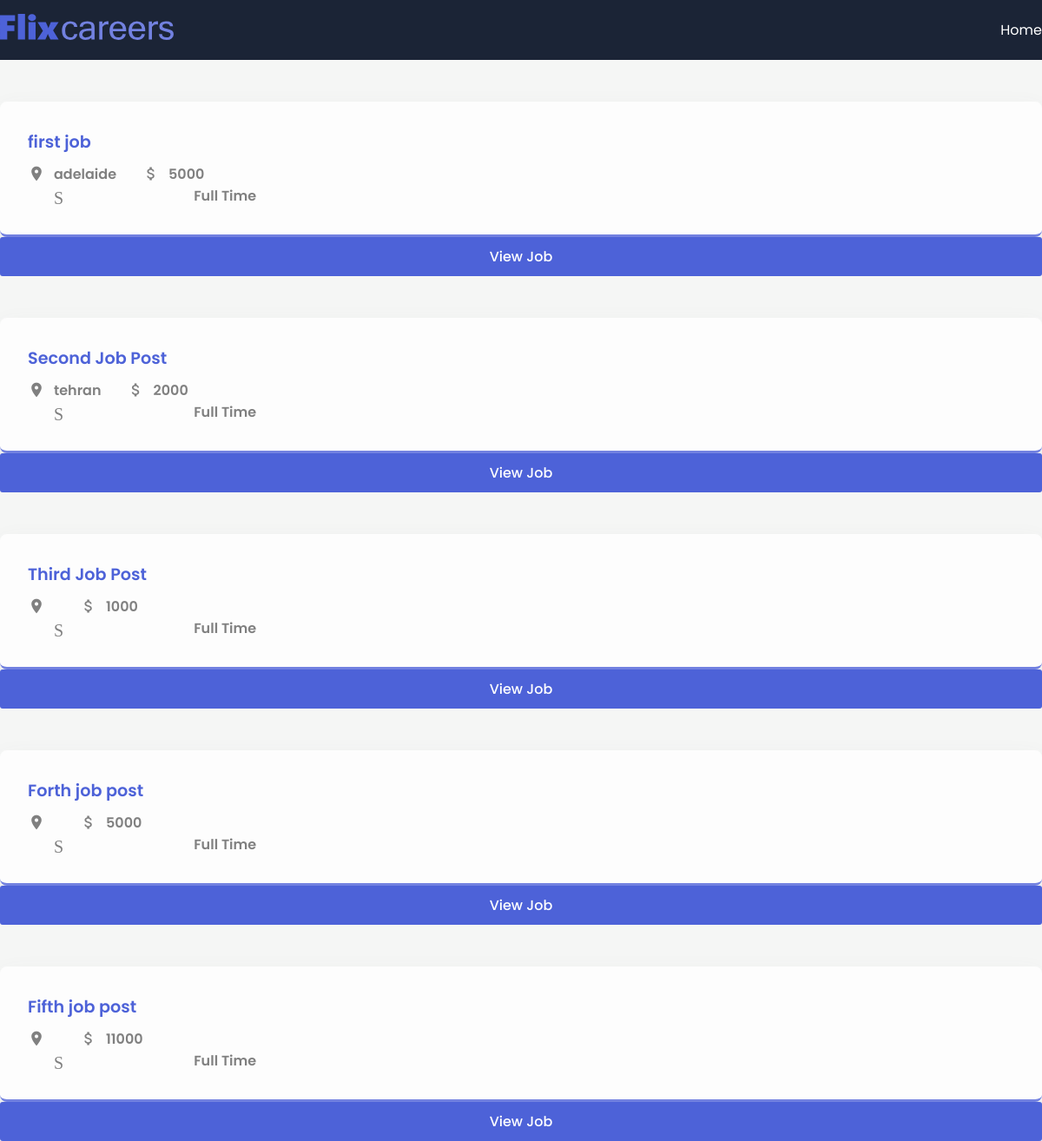
The page / on the database its author committed.
### app/models.py (models this page shows, shortened)
class JobPost(models.Model):
    JOB_TYPE_CHOICES = [
        ('Full Time', 'Full Time'),
        ('Part Time', 'Part Time'),
    ]
    title = models.CharField(max_length=200)
    description = models.TextField()
    date = models.DateTimeField(auto_now_add=True)
    expiry = models.DateField(null= True)
    salary = models.IntegerField()
    slug = models.SlugField(null=True, max_length=40, unique=True)
    location = models.OneToOneField(Location, on_delete = models.CASCADE, null=True)
    author = models.ForeignKey(Author, on_delete=models.CASCADE, null=True)
    skills = models.ManyToManyField(Skills)
    type = models.CharField(max_length=200, null=False, choices=JOB_TYPE_CHOICES)

class Location(models.Model):
    street = models.CharField(max_length=200)
    city = models.CharField(max_length=200)
    state = models.CharField(max_length=200)
    country = models.CharField(max_length=200)
    zip = models.CharField(max_length=200)

### app/views.py (the view)
# urls.py: path('', job_list, name = "jobs_home"),
def job_list(request):
    jobs = JobPost.objects.all()
    context = {"jobs": jobs}
    return render(request, "app/index.html", context)

### app/templates/app/index.html (shortened to what this page needs)
{% extends 'base.html' %}
{% block content %}
    <section>
        <div class="container">
            {% for job in jobs%}
                    <div class="post">
                        <div class="job-info">
                        <h1 class="job-title">{{job.title}}</h1>
                        <div class="job-des">
                            <div class="location item">
                            <span class="material-icons"> place </span>
                            <p>{{job.location.city}}</p>
                            </div>
                            <div class="budget item">
                            <span class="material-icons"> attach_money </span>
                            <p>{{job.salary}}</p>
                            </div>
                            </div>
                            <div class="time item">
                            <span class="material-icons"> Schedule </span>
                            <p>{{job.type}}</p>
                            </div>
                        </div>
                        </div>
                        <div class="buttons">
                        <button class="apply">
                            <a href="{% url 'jobs_detail' job.id %}">View Job</a>
                        </button>
                        </div>
                    </div>
            {%endfor%}
    </section>
{% endblock content %}

### templates/base.html (shortened to what this page needs)
{% load static %}
<!DOCTYPE html>
<html lang="en">
    <head>
        <link rel="stylesheet" href="{% static 'app/style.css' %}" />
    </head>
    <body>
        <header>
            <nav>
                <div class="container">
                <div class="logo">
                    <img src="images/logo.svg" alt="" />
                </div>
                <div class="links">
                    <a href="index.html" onclick="menu()">Home</a>
                </div>
                </div>
            </nav>
        </header>
        {% block content %}
        {% endblock content %}
    </body>
</html>

### app/static/app/style.css (style rules this page uses)
* { margin: 0; padding: 0; box-sizing: border-box; font-family: "Poppins", sans-serif; }
:root { --blue: #4d62d8; --lblue: #7281e0; --card: #fdfdfd; --shadow: #64646f17 0px 12px 29px 0px; --nav: #1b2436; }
body { background: #f5f6f5; }
button { border: none; outline: none; cursor: pointer; border-radius: 3px; }
nav { background: var(--nav); padding: 1em 0; }
a { text-decoration: none; color: white; }
.container { max-width: 1200px; margin: auto; }
nav .container { display: flex; align-items: center; justify-content: space-between; color: white; }
.logo { width: 200px; }
img { width: 100%; }
.links { display: flex; align-items: center; justify-content: center; }
.links a { color: white; margin-left: 30px; font-size: 1rem; font-weight: 400; }
.post { background: var(--card); border-radius: 8px; padding: 2em; box-shadow: var(--shadow); margin-top: 3em; display: grid; align-items: center; grid-template-columns: 8fr 2fr; border-bottom: 3px solid var(--lblue); }
.buttons { display: grid; grid-template-columns: repeat(1, 1fr); gap: 20px; }
.item { display: flex; align-items: center; margin-left: 30px; }
.item:first-child { margin-left: 0; }
.job-des { display: flex; align-items: center; }
.item span { margin-right: 10px; font-size: 20px !important; color: gray; }
.item p { font-size: 1rem; font-weight: 600; color: gray; }
.apply { background: var(--blue); height: 45px; padding: 0 40px; color: white; font-size: 1rem; font-weight: 500; }
.job-title { font-size: 1.2rem; font-weight: 600; margin-bottom: 10px; color: var(--blue); }
button { cursor: pointer; }

### rows shown on the page
JobPost: title "first job", location.city "adelaide", salary "5000", type "Full Time"
JobPost: title "Second Job Post", location.city "tehran", salary "2000", type "Full Time"
JobPost: title "Third Job Post", salary "1000", type "Full Time"
JobPost: title "Forth job post", salary "5000", type "Full Time"
JobPost: title "Fifth job post", salary "11000", type "Full Time"
